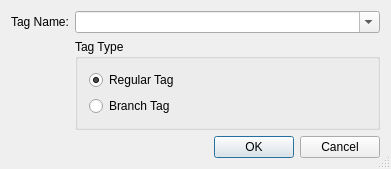
<ui version="4.0" >
 <class>SvnSwitchDialog</class>
 <widget class="QDialog" name="SvnSwitchDialog" >
  <property name="geometry" >
   <rect>
    <x>0</x>
    <y>0</y>
    <width>391</width>
    <height>146</height>
   </rect>
  </property>
  <property name="windowTitle" >
   <string>Subversion Switch</string>
  </property>
  <property name="sizeGripEnabled" >
   <bool>true</bool>
  </property>
  <layout class="QGridLayout" >
   <item row="2" column="0" colspan="2" >
    <widget class="QDialogButtonBox" name="buttonBox" >
     <property name="orientation" >
      <enum>Qt::Horizontal</enum>
     </property>
     <property name="standardButtons" >
      <set>QDialogButtonBox::Cancel|QDialogButtonBox::Ok</set>
     </property>
    </widget>
   </item>
   <item row="0" column="0" >
    <widget class="QLabel" name="TextLabel1" >
     <property name="text" >
      <string>Tag Name:</string>
     </property>
    </widget>
   </item>
   <item row="0" column="1" >
    <widget class="QComboBox" name="tagCombo" >
     <property name="sizePolicy" >
      <sizepolicy vsizetype="Fixed" hsizetype="Expanding" >
       <horstretch>0</horstretch>
       <verstretch>0</verstretch>
      </sizepolicy>
     </property>
     <property name="toolTip" >
      <string>Enter the name of the tag</string>
     </property>
     <property name="whatsThis" >
      <string>&lt;b>Tag Name&lt;/b>
&lt;p>Enter the name of the tag to be switched to.
In order to switch to the trunk version leave it empty.&lt;/p></string>
     </property>
     <property name="editable" >
      <bool>true</bool>
     </property>
     <property name="duplicatesEnabled" >
      <bool>false</bool>
     </property>
    </widget>
   </item>
   <item row="1" column="1" >
    <widget class="QGroupBox" name="TagTypeGroup" >
     <property name="title" >
      <string>Tag Type</string>
     </property>
     <layout class="QVBoxLayout" >
      <item>
       <widget class="QRadioButton" name="regularButton" >
        <property name="toolTip" >
         <string>Select for a regular tag</string>
        </property>
        <property name="whatsThis" >
         <string>&lt;b>Regular Tag&lt;/b>
&lt;p>Select this entry for a regular tag.&lt;/p></string>
        </property>
        <property name="text" >
         <string>Regular Tag</string>
        </property>
        <property name="checked" >
         <bool>true</bool>
        </property>
       </widget>
      </item>
      <item>
       <widget class="QRadioButton" name="branchButton" >
        <property name="toolTip" >
         <string>Select for a branch tag</string>
        </property>
        <property name="whatsThis" >
         <string>&lt;b>Branch Tag&lt;/b>
&lt;p>Select this entry for a branch tag.&lt;/p></string>
        </property>
        <property name="text" >
         <string>Branch Tag</string>
        </property>
       </widget>
      </item>
     </layout>
    </widget>
   </item>
  </layout>
 </widget>
 <layoutdefault spacing="6" margin="11" />
 <pixmapfunction>qPixmapFromMimeSource</pixmapfunction>
 <tabstops>
  <tabstop>tagCombo</tabstop>
  <tabstop>regularButton</tabstop>
  <tabstop>branchButton</tabstop>
 </tabstops>
 <resources/>
 <connections>
  <connection>
   <sender>buttonBox</sender>
   <signal>accepted()</signal>
   <receiver>SvnSwitchDialog</receiver>
   <slot>accept()</slot>
   <hints>
    <hint type="sourcelabel" >
     <x>53</x>
     <y>113</y>
    </hint>
    <hint type="destinationlabel" >
     <x>34</x>
     <y>139</y>
    </hint>
   </hints>
  </connection>
  <connection>
   <sender>buttonBox</sender>
   <signal>rejected()</signal>
   <receiver>SvnSwitchDialog</receiver>
   <slot>reject()</slot>
   <hints>
    <hint type="sourcelabel" >
     <x>110</x>
     <y>123</y>
    </hint>
    <hint type="destinationlabel" >
     <x>110</x>
     <y>139</y>
    </hint>
   </hints>
  </connection>
 </connections>
</ui>
